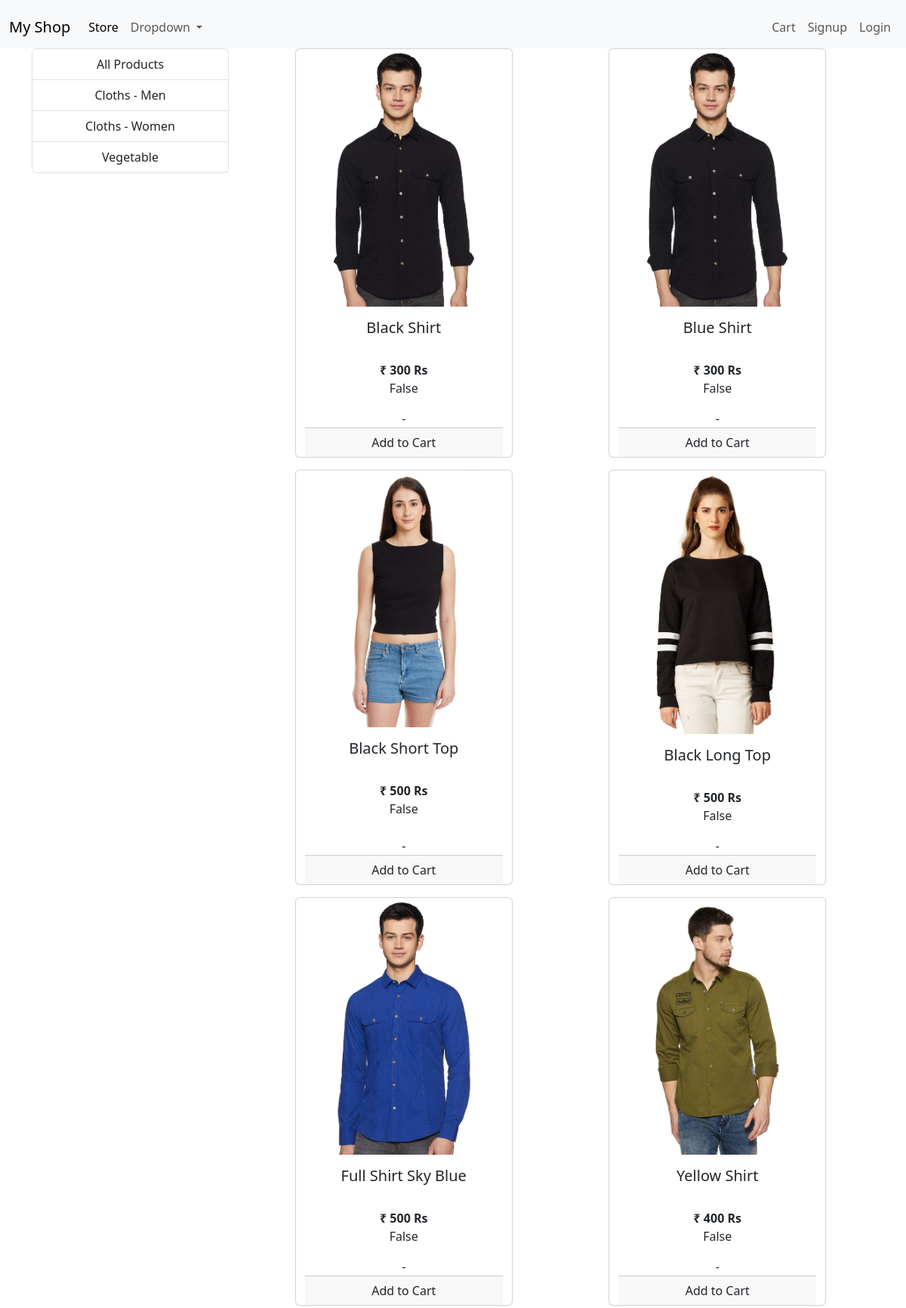
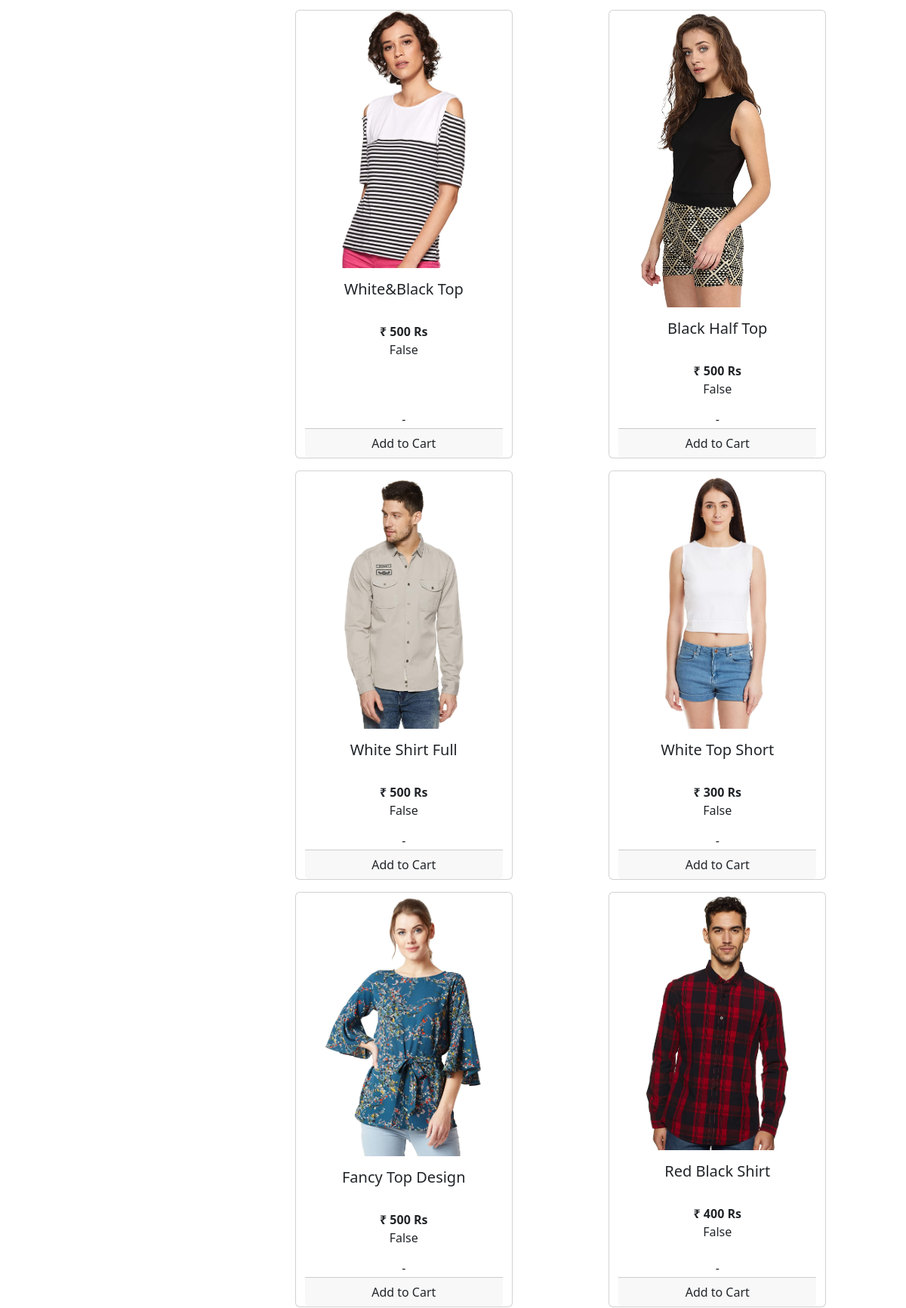
The page / (upper part) on the database its author committed (2 pictures, top to bottom).
### Store/models/category.py (models this page shows, shortened)
class category(models.Model):
    name = models.CharField(max_length=20)
    @staticmethod
    def get_all_categories():
         return category.objects.all()

### Store/models/product.py (models this page shows, shortened)
class product (models.Model):
    name = models.CharField(max_length=50)
    price = models.IntegerField(default=0)
    category = models.ForeignKey(category, on_delete = models.CASCADE, default = 1)
    description = models.CharField(max_length=200, default='', null=True, blank=True)
    image = models.ImageField(upload_to='uploads/products/')
    @staticmethod
    def get_all_products():
        return product.objects.all()

### Store/views/home.py (the view, shortened to what this page needs)
# urls.py: path('', home.Index.as_view(), name='homepage'),
class Index(View):
    def get(self, request):
        cart = request.session.get('cart')
        if not cart:
            request.session['cart'] = {}
        products = None
        categories = category.get_all_categories()
        categoryID = request.GET.get('category')
        if categoryID:
            products = product.get_all_products_by_categoryid(categoryID)
        else:
            products = product.get_all_products()
        data = {}
        data ['products'] = products
        data ['categories'] = categories
        return render(request, "index.html", data)

### Store/templatetags/cart.py (called while the page is built)
@register.filter(name='is_in_cart')
def is_in_cart(product, cart):
    keys=cart.keys()
    for id in keys:
        if int(id) == product.id:
            return True
    return False;

### Store/templatetags/custom_filter.py (called while the page is built)
@register.filter(name='currency')
def currency(number):
    return "₹ "+str(number)

### Store/templates/index.html (shortened to what this page needs)
{% extends 'base.html' %}
{% block content%}
{% load cart %}
{% load custom_filter %}
<div class="container text-center">
  <div class="row">
    <div class="col-lg-3 mx-auto">
      <div class="list-group">
        <a href="/" class="list-group-item">All Products</a>
        {% for category in categories %}
        <a href="/?category={{category.id}}" class="list-group-item">{{category.name}}</a>
        {% endfor %}
      </div>
    </div>
    <div id="products" class="col-lg-9 mx-auto">
      <div class="row mx-auto">
        {% for product in products %}
            <div class="card mx-auto mb-3" id="{{product.id}}" style="width: 18rem;">
                <img src="{{product.image.url}}" class="card-img-top" alt="...">
                <div class="card-body">
                    <h5 class="card-title">{{product.name}}</h5>
                    <p class="card-text"><br><b>{{product.price|currency}} Rs</b><br></p>
                    {{product|is_in_cart:request.session.cart}}
                </div>-
                <div class="card-footer p-0 no-gutter">
                  {% if product|is_in_cart:request.session.cart %}
                  <div class="row">
                    <form action="/#{{product.id}}" class="col-2" method="post">
                      {% csrf_token %}
                      <input hidden type="text" name='product' value='{{product.id}}'>
                      <input hidden type="text" name='remove' value='True'>
                      <input type="submit" value=" - " class="btn btn-block btn-secondary">
                    </form>
                    <div class="text-center col">{{product|cart_quantity:request.session.cart}} in Cart</div>
                    <form action="/#{{product.id}}" class="col-2" method="post">
                      {% csrf_token %}
                      <input hidden type="text" name='product' value='{{product.id}}'>
                      <input type="submit" value=" + " class="btn btn-block btn-secondary">
                    </form>
                  </div>
                  {% else %}
                  <form action="/#{{product.id}}" method="POST" class="btn-block">
                    <input type="submit" class="btn btn-block" value="Add to Cart">
                  </form>
                  {% endif %}
                </div>
            </div>
        {% endfor%}
      </div>
    </div>
  </div>
</div>
{% endblock %}

### Store/templates/Base.html (shortened to what this page needs)
<!doctype html>
<html lang="en">
  <head>
    <link href="https://cdn.jsdelivr.net/npm/bootstrap@5.3.1/dist/css/bootstrap.min.css" rel="stylesheet">
  </head>
  <body>
    <nav class="navbar navbar-expand-lg bg-body-tertiary">
      <div class="container-fluid mt-2">
        <a class="navbar-brand" href="/">My Shop</a>
        <div class="collapse navbar-collapse" id="navbarSupportedContent">
          <ul class="navbar-nav me-auto mb-2 mb-lg-0">
            <li class="nav-item">
              <a class="nav-link active" aria-current="page" href="#">Store</a>
            </li>
            <li class="nav-item dropdown">
              <a class="nav-link dropdown-toggle" href="#" role="button" data-bs-toggle="dropdown" aria-expanded="false">
                Dropdown
              </a>
            </li>
          </ul>
        </div>
          <ul class=" navbar-nav my-2 my-lg-0">
            <li class="nav-item">
              <a class="nav-link" href="/cart">Cart</a>
            </li>
            {% if request.session.customer %}
            <li class="nav-item">
              <a class="nav-link" href="/orders">Orders</a>
            </li>
            <li class="nav-item">
              <a class="nav-link" href="/logout">Logout</a>
            </li>
            {% else %}
            <li class="nav-item">
              <a class="nav-link" href="/signup">Signup</a>
            </li>
            <li class="nav-item">
              <a class="nav-link" href="/login">Login</a>
            </li>
            {% endif %}
          </ul>
      </div>
    </nav>
    {% block content %}
    {% endblock %}
  </body>
</html>

### rows shown on the page
category: name "Cloths - Men"
category: name "Cloths - Women"
category: name "Vegetable"
product: image (picture), name "Black Shirt", price "₹ 300", session "False"
product: image (picture), name "Blue Shirt", price "₹ 300", session "False"
product: image (picture), name "Black Short Top", price "₹ 500", session "False"
product: image (picture), name "Black Long Top", price "₹ 500", session "False"
product: image (picture), name "Full Shirt Sky Blue", price "₹ 500", session "False"
product: image (picture), name "Yellow Shirt", price "₹ 400", session "False"
product: image (picture), name "White&Black Top", price "₹ 500", session "False"
product: image (picture), name "Black Half Top", price "₹ 500", session "False"
product: image (picture), name "White Shirt Full", price "₹ 500", session "False"
product: image (picture), name "White Top Short", price "₹ 300", session "False"
product: image (picture), name "Fancy Top Design", price "₹ 500", session "False"
product: image (picture), name "Red Black Shirt", price "₹ 400", session "False"
